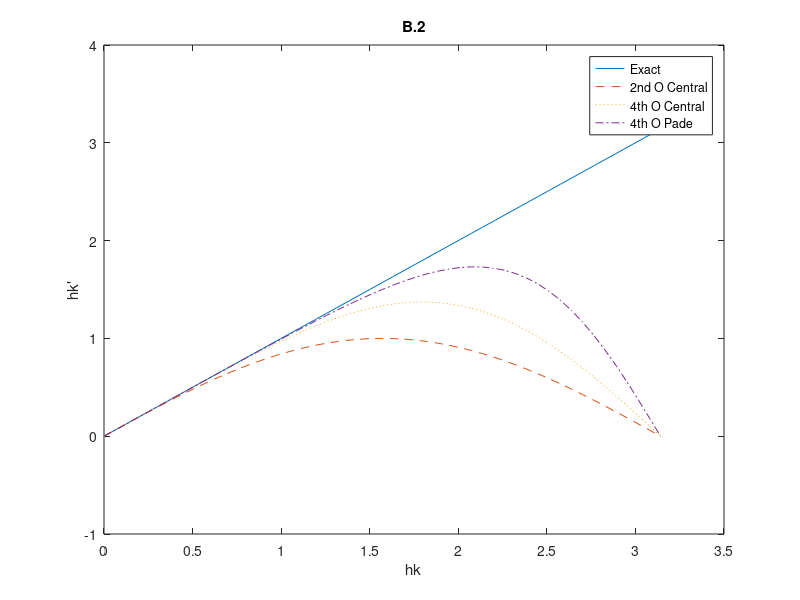

The MATLAB script that drew this image:
clear all
clc

L = 50;
N = 100;
n = [0:1:N/2];
k = 2 * pi / L *n;
#h = L/N
kh = 2 * pi / N * n;

k2h_sec_cen_diff = sin(kh);
k2h_four_cen_diff = (-sin(2*kh) + 8 * sin(kh))/6;
k2h_Pade_scheme = 3*sin(kh) ./ (2+cos(kh));

plot(kh,kh);
hold
plot(kh,k2h_sec_cen_diff,"--");
plot(kh,k2h_four_cen_diff,":");
plot(kh,k2h_Pade_scheme,"-.");
legend("Exact", "2nd O Central","4th O Central", "4th O Pade");
xlabel("hk");
ylabel("hk'");
title("B.2");